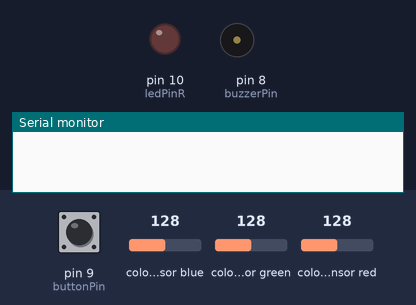
Simulated run of this sketch. Board: Arduino Uno, built with avr-gcc and run on an emulated ATmega328P. On the bench: output pins drawn as LEDs (lit = HIGH), buzzer (waves = sounding, pin HIGH), the last lines printed to the serial monitor. Wiring (inferred from the names in the program): TCS3200 colour sensor: output pin 6; S2 pin 5; S3 pin 4; S0 pin 3; S1 pin 2. The inputs (shaded band) are chosen by the test bench; at power-on: pin 9 (buttonPin) HIGH, colour sensor blue 128, colour sensor green 128, colour sensor red 128. Pins used as bus, display or sensor lines are not drawn.

Above: at 0.1 s.
At 0.65 s:
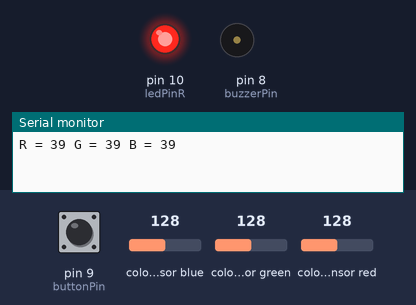
Timing chart, 0 to 2.3 s (numbered marks = the images above):
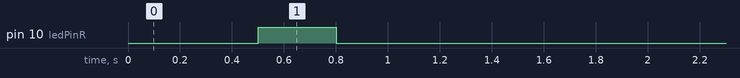

The sketch:

smoke_detector.ino
```cpp
/*Studentname: Mitchell van 't Kruys
  StudentNumber: 4058151
  Project: Advanced Project
  Date: 1/17/2020

  Description:  This application is for the kitchen subsystem. The smoke detector detects
                if the area around it surpases the threshold of smoke or gas. if it does surpass
                the threshold, the system will send a signal to the buzzer to activate it for a
                period of time. the system will also send this message to the administrator system.
*/

// including libraries needed for this code to run:
#include <MQ2.h>

//color sensor
#define S1 2
#define S0 3
#define S3 4
#define S2 5
#define sensorOut 6

// Stores frequency read by the photodiodes
int redFrequency = 0;
int greenFrequency = 0;
int blueFrequency = 0;

//pins
int smokePin = A0;  // pin for the smoke detector.
int buzzerPin = 8;  // pin for the active buzzer actuator.
int buttonPin = 9;
int ledPinR = 10;

float smoke;        // float variable for the smoke calculation .
MQ2 mq2(smokePin);  // Attaching the library to local variable mq2.
int smokeThreshold = 1000;     // threshold to reach before sounding the alarm.

//alarm and led
int ledState = LOW;
long previousMillisAlarm = 0;
long intervalAlarm = 1000;

//Variables in order to save the state of the buttons
int buttonState;            // the current reading from the input pin
int lastButtonState = LOW;  // the previous reading from the mode button

//delays for debouncing
unsigned long lastDebounceTime = 0; // the last time the output pin was toggled
unsigned long debounce = 50;       // the debounce time; increase if the output


void setup() {
  // put your setup code here, to run once:
  Serial.begin(9600);

  // Setting the outputs
  pinMode(S0, OUTPUT);
  pinMode(S1, OUTPUT);
  pinMode(S2, OUTPUT);
  pinMode(S3, OUTPUT);

  // Setting the sensorOut as an input
  pinMode(sensorOut, INPUT);
  // Setting frequency scaling to 20%
  digitalWrite(S0, HIGH);
  digitalWrite(S1, LOW);

  // beginning/setting pinmode for the sensors and actuators.
  mq2.begin();

  //
  pinMode(buzzerPin, OUTPUT);
  pinMode(buttonPin, INPUT_PULLUP);
  pinMode(ledPinR, OUTPUT);

  digitalWrite(ledPinR, HIGH);
}


void loop() {
  // put your main code here, to run repeatedly:

  int resetButton = digitalRead(buttonPin);
  unsigned long currentMillisAlarm = millis();
  int x = 0;

  if (resetButton != lastButtonState)
  {
    lastDebounceTime = millis();
  }


  if ((millis() - lastDebounceTime) > debounce)
  {
    // if the button state has changed:
    if (resetButton != buttonState)
    {
      buttonState = resetButton;

      if (buttonState == HIGH)
      {
        Serial.println("off");
        for (int x = 0; x < 5; x++) {
          digitalWrite(ledPinR, LOW);
          noTone(buzzerPin);
          delay(1000);
        }
      }
    }
  }
  if (resetButton == LOW) {
    float* values = mq2.read(false); //set it false if you don't want to print the values in the Serial
    smoke = mq2.readSmoke();       // reading Smoke values.
    if (smoke > smokeThreshold) {

      if (int i = 0 < 100) {
        tone(buzzerPin, 311, 500); // set buzzer tone to 500.
        digitalWrite(ledPinR, HIGH);
        Serial.println("SMoke");
        i++;
      }
    }
  }
  lastButtonState = resetButton;

  Color();
}

void Color(){


    // Setting RED (R) filtered photodiodes to be read
  digitalWrite(S2,LOW);
  digitalWrite(S3,LOW);

  // Reading the output frequency
  redFrequency = pulseIn(sensorOut, LOW);

   // Printing the RED (R) value
  Serial.print("R = ");
  Serial.print(redFrequency);
  delay(100);

  // Setting GREEN (G) filtered photodiodes to be read
  digitalWrite(S2,HIGH);
  digitalWrite(S3,HIGH);

  // Reading the output frequency
  greenFrequency = pulseIn(sensorOut, LOW);

  // Printing the GREEN (G) value
  Serial.print(" G = ");
  Serial.print(greenFrequency);
  delay(100);

  // Setting BLUE (B) filtered photodiodes to be read
  digitalWrite(S2,LOW);
  digitalWrite(S3,HIGH);

  // Reading the output frequency
  blueFrequency = pulseIn(sensorOut, LOW);

  // Printing the BLUE (B) value
  Serial.print(" B = ");
  Serial.println(blueFrequency);
  delay(100);
  }
```

Measured:
- by itself, pin 10 (ledPinR): HIGH → LOW at 0.80 s
